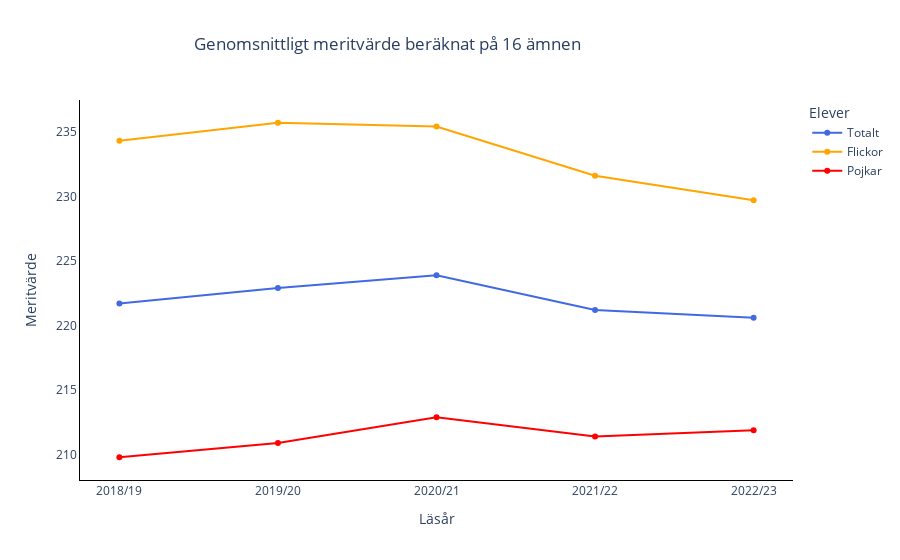

The notebook cell this image was saved under:
### Markdown cell above
b) Rita ett linjediagram för meritvärde för 16 ämnen för totalt, flickor och pojkar för läsår 18-23

### Code cell
fig = px.line(
    df_grades.head(5),
    x="Läsår/Huvudman/Bakgrund",
    y=["Totalt (16 ämnen)", "Flickor (16 ämnen)", "Pojkar (16 ämnen)"],
    labels={
        "value": "Genomsnittligt meritvärde beräknat på 16 ämnen",
        "variable": "Kategori",
    },
    title="Genomsnittligt meritvärde beräknat på 16 ämnen",
    markers=True,
    color_discrete_sequence=["royalblue", "orange", "red"],
)

# Update x-axis and y-axis showline for the first and second subplot
fig.update_xaxes(showline=True, linecolor='black', row=1, col=1)  # First subplot
fig.update_yaxes(showline=True, linecolor='black', row=1, col=1)
fig.update_xaxes(showline=True, linecolor='black', row=1, col=2)  # Second subplot
fig.update_yaxes(showline=True, linecolor='black', row=1, col=2)

fig.update_traces(
    name="Totalt",
    selector=dict(name="Totalt (16 ämnen)")
)
fig.update_traces(
    name="Flickor",
    selector=dict(name="Flickor (16 ämnen)")
)
fig.update_traces(
    name="Pojkar",
    selector=dict(name="Pojkar (16 ämnen)")
)

fig.update_layout(
    title={
        "text": "Genomsnittligt meritvärde beräknat på 16 ämnen",
        "x": 0.43,  # Center title along x-axis
        "font": {"size": 17},
    },
    xaxis_title="Läsår",
    yaxis_title="Meritvärde",
    xaxis=dict(tickmode="linear"),
    legend_title="Elever",
    plot_bgcolor="white",  # Makes plot background white
    paper_bgcolor="white" # Makes paper background white
)
fig.show()

### Figure 1 — Plotly figure (JSON) as saved in the notebook; plotly's stock layout.template omitted (floating-point values rounded to 4 significant figures)
{"data": [{"hovertemplate": "Kategori=Totalt (16 ämnen)<br>Läsår/Huvudman/Bakgrund=%{x}<br>Genomsnittligt meritvärde beräknat på 16 ämnen=%{y}<extra></extra>", "legendgroup": "Totalt (16 ämnen)", "line": {"color": "royalblue", "dash": "solid"}, "marker": {"symbol": "circle"}, "mode": "lines+markers", "name": "Totalt", "orientation": "v", "showlegend": true, "type": "scatter", "x": ["2018/19", "2019/20", "2020/21", "2021/22", "2022/23"], "xaxis": "x", "y": [221.7, 222.9, 223.9, 221.2, 220.6], "yaxis": "y"}, {"hovertemplate": "Kategori=Flickor (16 ämnen)<br>Läsår/Huvudman/Bakgrund=%{x}<br>Genomsnittligt meritvärde beräknat på 16 ämnen=%{y}<extra></extra>", "legendgroup": "Flickor (16 ämnen)", "line": {"color": "orange", "dash": "solid"}, "marker": {"symbol": "circle"}, "mode": "lines+markers", "name": "Flickor", "orientation": "v", "showlegend": true, "type": "scatter", "x": ["2018/19", "2019/20", "2020/21", "2021/22", "2022/23"], "xaxis": "x", "y": [234.3, 235.7, 235.4, 231.6, 229.7], "yaxis": "y"}, {"hovertemplate": "Kategori=Pojkar (16 ämnen)<br>Läsår/Huvudman/Bakgrund=%{x}<br>Genomsnittligt meritvärde beräknat på 16 ämnen=%{y}<extra></extra>", "legendgroup": "Pojkar (16 ämnen)", "line": {"color": "red", "dash": "solid"}, "marker": {"symbol": "circle"}, "mode": "lines+markers", "name": "Pojkar", "orientation": "v", "showlegend": true, "type": "scatter", "x": ["2018/19", "2019/20", "2020/21", "2021/22", "2022/23"], "xaxis": "x", "y": [209.8, 210.9, 212.9, 211.4, 211.9], "yaxis": "y"}], "layout": {"legend": {"title": {"text": "Elever"}, "tracegroupgap": 0}, "paper_bgcolor": "white", "plot_bgcolor": "white", "title": {"font": {"size": 17}, "text": "Genomsnittligt meritvärde beräknat på 16 ämnen", "x": 0.43}, "xaxis": {"anchor": "y", "domain": [0, 1], "linecolor": "black", "showline": true, "tickmode": "linear", "title": {"text": "Läsår"}}, "yaxis": {"anchor": "x", "domain": [0, 1], "linecolor": "black", "showline": true, "title": {"text": "Meritvärde"}}}}
